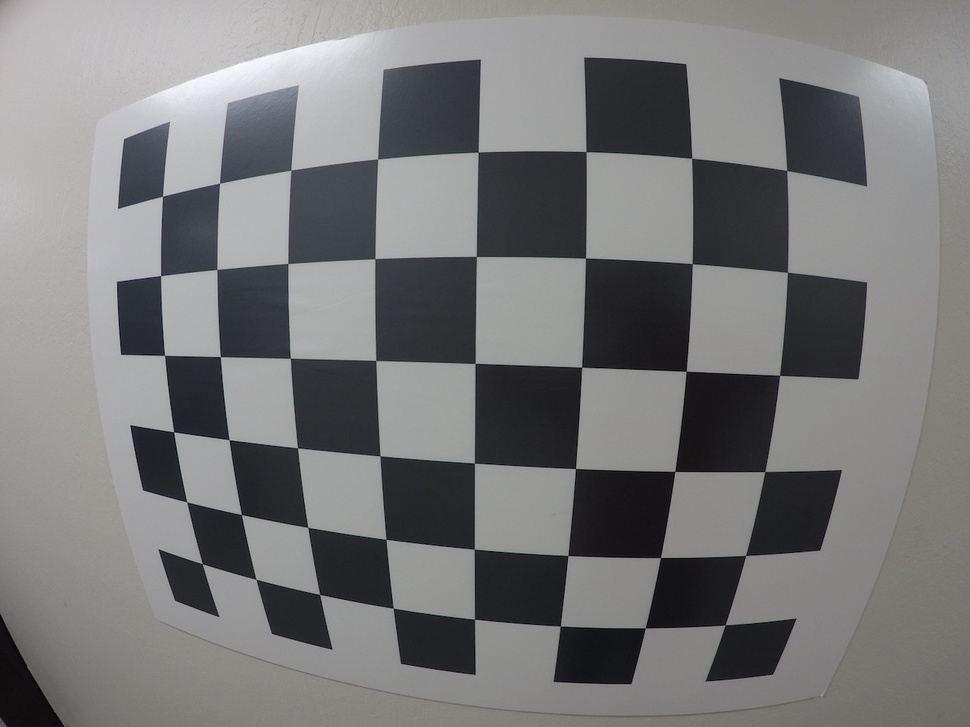
#> input picture System-Vision/calibration_wide/GOPR0063.jpg, 970 x 727 px, shrunk from 1280 x 960 before the run
$ jupyter execute --allow-errors Undistort_and_Transform_Perspective.ipynb   (shell and % lines are left out)
#> lines starting #> are read from the running program, lines starting #| are printed output that depends on the picture
**Given**: the camera matrix, mtx, and the distortion coefficients dist.
**Goal**:  generate output undistort image and applay transform perspective.

To do that, you need to write a function that takes your distorted image as input and completes the following steps:
Undistort the image using cv2.undistort() with mtx and dist
Convert to grayscale
Find the chessboard corners
Draw corners
Define 4 source points (the outer 4 corners detected in the chessboard pattern)
Define 4 destination points (must be listed in the same order as src points!)
Use cv2.getPerspectiveTransform() to get M, the transform matrix
use cv2.warpPerspective() to apply M and warp your image to a top-down view
HINT: Source points are the x and y pixel values of any four corners on your chessboard, you can extract these from the corners array output from cv2.findChessboardCorners(). Your destination points are the x and y pixel values of where you want those four corners to be mapped to in the output image.

If you run into any errors as you run your code, please refer to the Examples of Useful Code section in the previous video and make sure that your code syntax matches up! For this example, please also refer back to the examples in the Calibrating Your Camera video

[cell 1]
import pickle
import cv2
import numpy as np
import matplotlib.pyplot as plt
import matplotlib.image as mpimg

[cell 2]
# The value of camera matrix and the value of distortion coefficients was calculated
# with (Distortion-Correction) note book
# Read in the saved camera matrix and distortion coefficients
# These are the arrays you calculated using cv2.calibrateCamera()
# "rb": read bites
dist_pickle = pickle.load( open( "calibration_wide/wide_dist_pickle.p", "rb" ) )
#> (reads System-Vision/calibration_wide/wide_dist_pickle.p from the repository)

# The camera matrix:
mtx = dist_pickle["mtx"]
# The distortion coefficients [k1 k2 r1 r2 k3]
dist = dist_pickle["dist"]


# Read in an image
img = cv2.imread('calibration_wide/GOPR0063.jpg')
#> img is the input picture: shape (727, 970, 3); mean B, G, R 120.8, 120.1, 120.1
nx = 8 # the number of inside corners in x
ny = 6 # the number of inside corners in y

# MODIFY THIS FUNCTION TO GENERATE OUTPUT
# THAT LOOKS LIKE THE IMAGE ABOVE
def corners_unwarp(img, nx, ny, mtx, dist):
    # Pass in your image into this function
    # My choice of 100 pixels is not exact, but close enough for our purpose here
#> called with nx = 8, ny = 6, mtx = array of shape (3, 3), dist = array of shape (1, 5)
    offset = 125# offset for dst points
    # Write code to do the following steps
    # 1) Undistort using mtx and dist
    undist = cv2.undistort(img, mtx, dist, None, mtx)
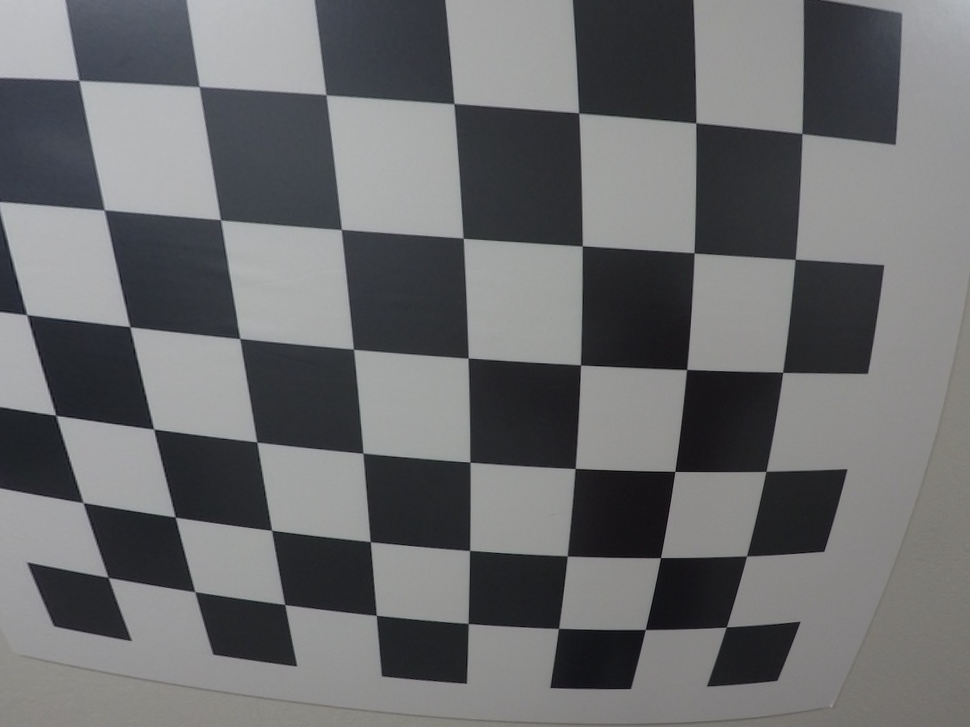
#> undist: shape (727, 970, 3); mean B, G, R 109.8, 108.2, 107.4
    # 2) Convert to grayscale
    gray = cv2.cvtColor(undist, cv2.COLOR_BGR2GRAY)
    img_size = (gray.shape[1], gray.shape[0])
#> img_size = (970, 727)
    # 3) Find the chessboard corners
    ret, corners = cv2.findChessboardCorners(gray, (nx,ny), None)
#> ret = False; corners = 48 rows, first 8: [4, 77], [79.5, 81], [200, 86], [326.5, 95], [454.5, 103], [579, 113.5], [696.5, 122.5], [802, 133.5]
    # 4) If corners found:
    if ret == True:
        # a) draw corners
        cv2.drawChessboardCorners(undist, (nx,ny), corners, ret)
        # b) define 4 source points src = np.float32([[,],[,],[,],[,]])
            #Note: you could pick any four of the detected corners
            # as long as those four corners define a rectangle
            #One especially smart way to do this would be to use four well-chosen
            # corners that were automatically detected during the undistortion steps
            #We recommend using the automatic detection of corners in your code
        src = np.float32([corners[0],corners[nx-1],corners[-1],corners[-nx]])
        # c) define 4 destination points dst = np.float32([[,],[,],[,],[,]])
        dst = np.float32([[offset, offset], [img_size[0]-offset, offset],
                                     [img_size[0]-offset, img_size[1]-offset],
                                     [offset, img_size[1]-offset]])

        # d) use cv2.getPerspectiveTransform() to get M, the transform matrix
        M = cv2.getPerspectiveTransform(src, dst)
        # e) use cv2.warpPerspective() to warp your image to a top-down view
        #delete the next two lines
        warped = cv2.warpPerspective(undist, M, img_size)
    return warped, M

#> (the rest of this cell did not finish here and is left out)
